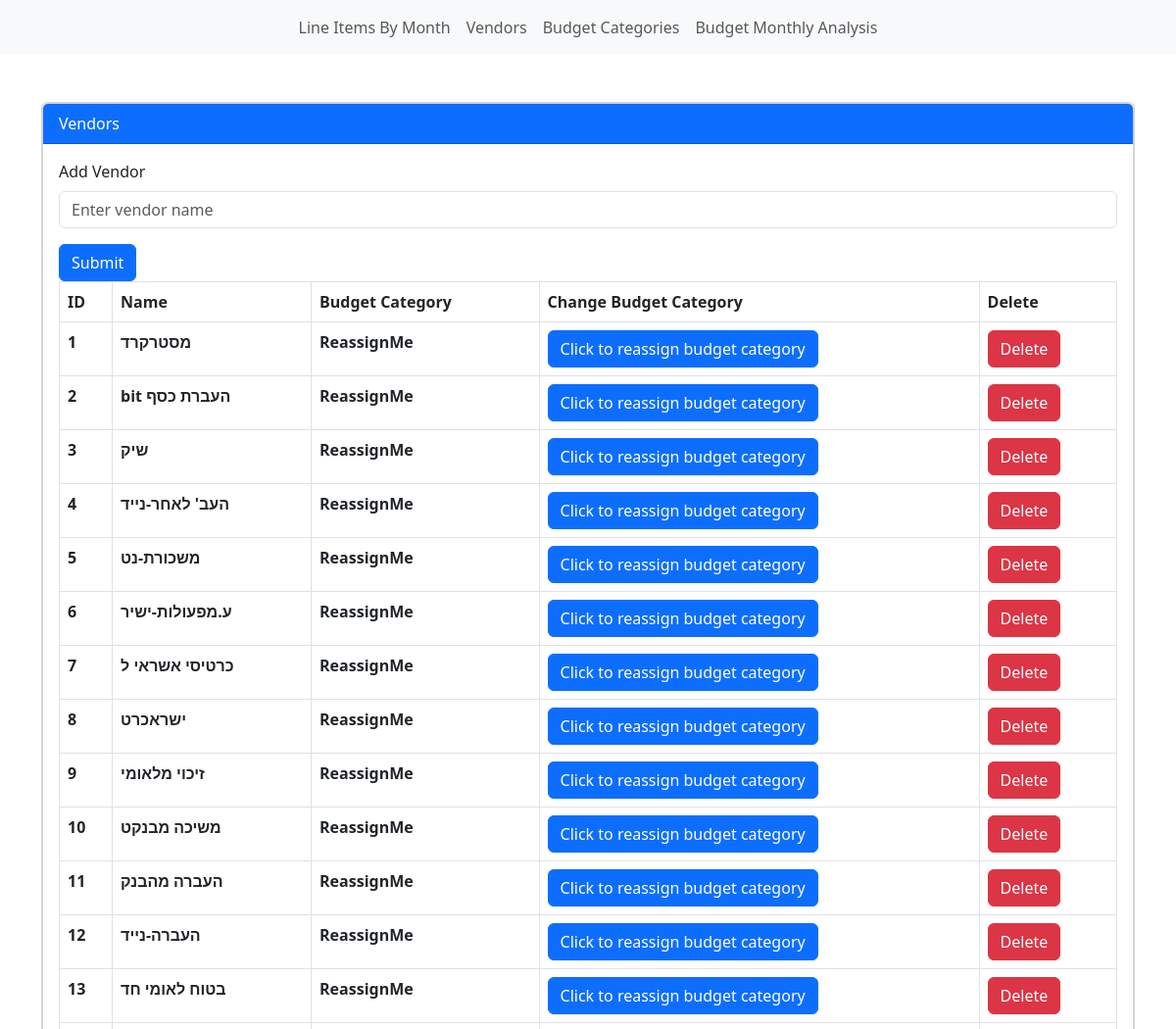
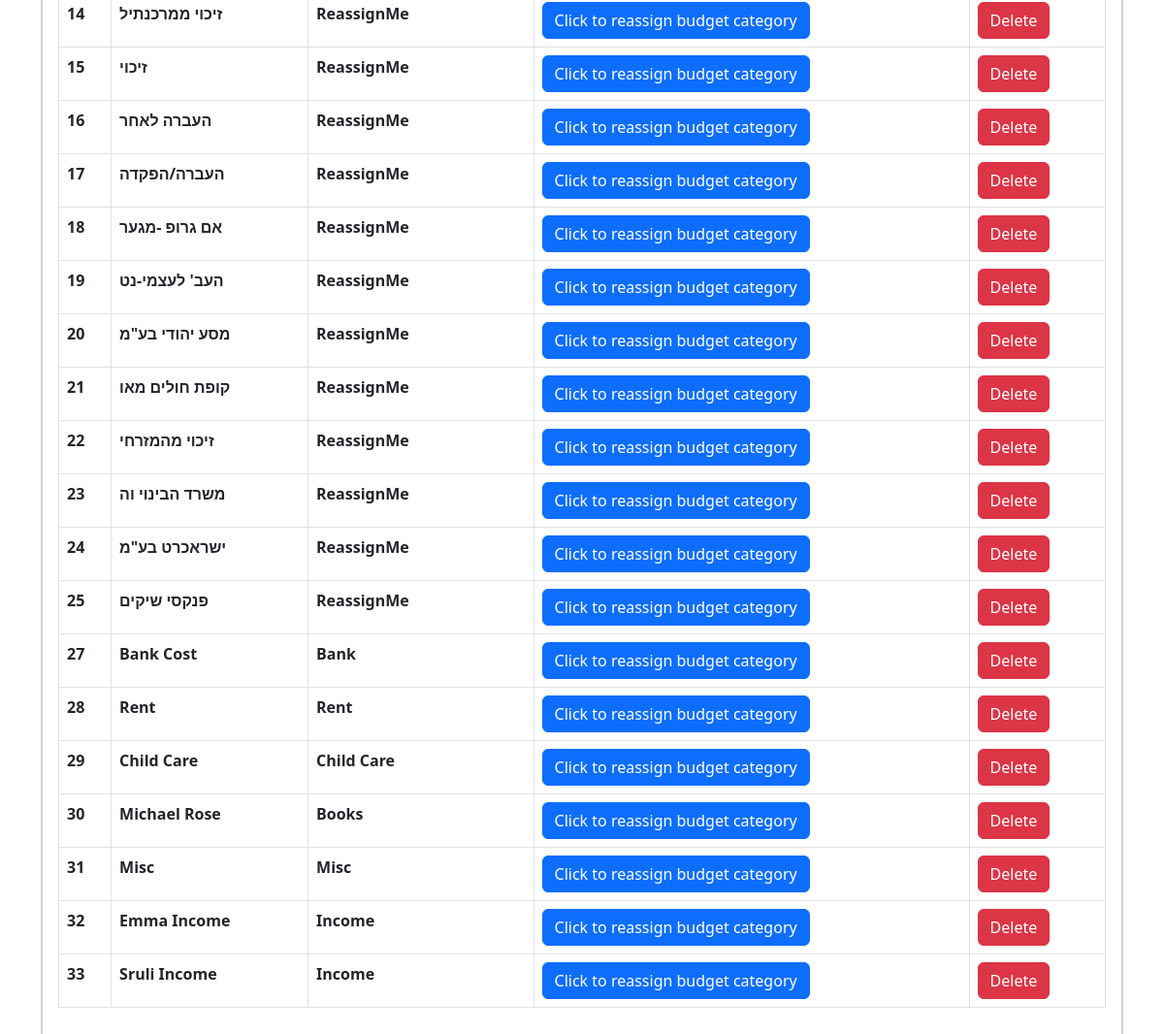
/vendors, run on the app's committed database (2 pictures, top to bottom).
### app/models.py (models this page shows, shortened)
class Vendor(db.Model):
    __tablename__ = 'vendor'
    id            = Column('id', INTEGER(), primary_key=True, autoincrement=True)
    name          = Column('name', String(), nullable=False)
    bc_id         = Column('bc_id', INTEGER(), nullable=True)
    def get_budget_category(self):
        return db.session.execute(select(BudgetCategory).where(BudgetCategory.id==self.bc_id)).scalar()

class BudgetCategory(db.Model):
    __tablename__ = 'budget_category'
    id            = Column('id', INTEGER(), primary_key=True, autoincrement=True)
    name          = Column('name', String(), nullable=False)

### app/routes.py (the view)
@app.route('/vendors')
def vendors():
    vendors = db.session.execute(select(Vendor)).all()
    return render_template('vendors.html',
                           vendors=vendors)

### app/templates/vendors.html (shortened to what this page needs)
{% extends 'base.html' %}
{% block content %}
<main>
    <div class="container mt-5">
        <div class="card">
            <div class="card">
                <div class="card-header bg-primary text-white">
                    Vendors
                </div>
                <div class="card-body">
                    <form action="{{ url_for('add_vendor') }}" method="POST">
                        <div class="mb-3">
                            <label for="vendorName" class="form-label">Add Vendor</label>
                            <input type="text" class="form-control" id="vendorName" name="vendor_name" placeholder="Enter vendor name" required>
                        </div>
                        <button type="submit" class="btn btn-primary">Submit</button>
                    </form>
                    <div class="table-responsive">
                        <table class="table table-bordered">
                            <thead>
                                <tr>
                                    <th scope="col">ID</th>
                                    <th scope="col">Name</th>
                                    <th scope="col">Budget Category</th>
                                    <th scope="col">Change Budget Category</th>
                                    <th scope="col">Delete</th>
                                </tr>
                            </thead>
                            <tbody>
                                {% for vendor in vendors %}
                                    <tr id="{{vendor[0].id}}-row">
                                        <th scope="row">{{vendor[0].id}}</th>
                                        <th scope="row">{{vendor[0].name}}</th>
                                        <th scope="row" id="bc-line-{{vendor[0].id}}">{{vendor[0].get_budget_category().name}}</th>
                                        <th scope="row"><button id="{{vendor[0].id}}" class="btn btn-primary reassign-button">Click to reassign budget category</button></th>
                                        <th scope="row"><button class="btn btn-danger del-button" id="{{vendor[0].id}}">Delete</button></th>
                                    </tr>
                                {% endfor %}
                            </tbody>
                        </table>
                    </div>
                </div>
            </div>
        </div>
    </div>
</main>
{% endblock content %}

### data on the page
Vendor: id "1", name "מסטרקרד", name "ReassignMe"
Vendor: id "2", name "bit העברת כסף", name "ReassignMe"
Vendor: id "3", name "שיק", name "ReassignMe"
Vendor: id "4", name "העב' לאחר-נייד", name "ReassignMe"
Vendor: id "5", name "משכורת-נט", name "ReassignMe"
Vendor: id "6", name "ע.מפעולות-ישיר", name "ReassignMe"
Vendor: id "7", name "כרטיסי אשראי ל", name "ReassignMe"
Vendor: id "8", name "ישראכרט", name "ReassignMe"
Vendor: id "9", name "זיכוי מלאומי", name "ReassignMe"
Vendor: id "10", name "משיכה מבנקט", name "ReassignMe"
Vendor: id "11", name "העברה מהבנק", name "ReassignMe"
Vendor: id "12", name "העברה-נייד", name "ReassignMe"
Vendor: id "13", name "בטוח לאומי חד", name "ReassignMe"
Vendor: id "14", name "זיכוי ממרכנתיל", name "ReassignMe"
Vendor: id "15", name "זיכוי", name "ReassignMe"
Vendor: id "16", name "העברה לאחר", name "ReassignMe"
Vendor: id "17", name "העברה/הפקדה", name "ReassignMe"
Vendor: id "18", name "אם גרופ -מגער", name "ReassignMe"
Vendor: id "19", name "העב' לעצמי-נט", name "ReassignMe"
Vendor: id "20", name "מסע יהודי בע\"מ", name "ReassignMe"
Vendor: id "21", name "קופת חולים מאו", name "ReassignMe"
Vendor: id "22", name "זיכוי מהמזרחי", name "ReassignMe"
Vendor: id "23", name "משרד הבינוי וה", name "ReassignMe"
Vendor: id "24", name "ישראכרט בע\"מ", name "ReassignMe"
Vendor: id "25", name "פנקסי שיקים", name "ReassignMe"
Vendor: id "27", name "Bank Cost", name "Bank"
Vendor: id "28", name "Rent"
Vendor: id "29", name "Child Care"
Vendor: id "30", name "Michael Rose", name "Books"
Vendor: id "31", name "Misc"
Vendor: id "32", name "Emma Income", name "Income"
Vendor: id "33", name "Sruli Income", name "Income"
